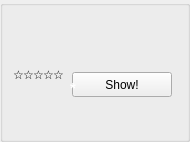
       <widget class="QGroupBox" name="groupBox0">
        <property name="minimumSize">
         <size>
          <width>190</width>
          <height>142</height>
         </size>
        </property>
        <property name="maximumSize">
         <size>
          <width>190</width>
          <height>142</height>
         </size>
        </property>
        <property name="title">
         <string/>
        </property>
        <widget class="MyAvatarLabel" name="label_Avatar0">
         <property name="geometry">
          <rect>
           <x>13</x>
           <y>79</y>
           <width>50</width>
           <height>50</height>
          </rect>
         </property>
         <property name="minimumSize">
          <size>
           <width>50</width>
           <height>50</height>
          </size>
         </property>
         <property name="maximumSize">
          <size>
           <width>50</width>
           <height>50</height>
          </size>
         </property>
         <property name="scaledContents">
          <bool>true</bool>
         </property>
        </widget>
        <widget class="MyNameLabel" name="label_PlayerName0">
         <property name="geometry">
          <rect>
           <x>70</x>
           <y>117</y>
           <width>104</width>
           <height>14</height>
          </rect>
         </property>
         <property name="minimumSize">
          <size>
           <width>0</width>
           <height>14</height>
          </size>
         </property>
         <property name="maximumSize">
          <size>
           <width>16777215</width>
           <height>14</height>
          </size>
         </property>
         <property name="alignment">
          <set>Qt::AlignLeading|Qt::AlignLeft|Qt::AlignTop</set>
         </property>
         <property name="openExternalLinks">
          <bool>true</bool>
         </property>
        </widget>
        <widget class="MySetLabel" name="textLabel_Set0">
         <property name="geometry">
          <rect>
           <x>70</x>
           <y>10</y>
           <width>104</width>
           <height>14</height>
          </rect>
         </property>
         <property name="minimumSize">
          <size>
           <width>0</width>
           <height>14</height>
          </size>
         </property>
         <property name="maximumSize">
          <size>
           <width>16777215</width>
           <height>14</height>
          </size>
         </property>
         <property name="alignment">
          <set>Qt::AlignBottom|Qt::AlignHCenter</set>
         </property>
        </widget>
        <widget class="MyCashLabel" name="textLabel_Cash0">
         <property name="geometry">
          <rect>
           <x>70</x>
           <y>104</y>
           <width>104</width>
           <height>12</height>
          </rect>
         </property>
         <property name="minimumSize">
          <size>
           <width>35</width>
           <height>12</height>
          </size>
         </property>
         <property name="maximumSize">
          <size>
           <width>16777215</width>
           <height>12</height>
          </size>
         </property>
        </widget>
        <widget class="QLabel" name="textLabel_Button0">
         <property name="geometry">
          <rect>
           <x>18</x>
           <y>16</y>
           <width>40</width>
           <height>42</height>
          </rect>
         </property>
         <property name="minimumSize">
          <size>
           <width>40</width>
           <height>42</height>
          </size>
         </property>
         <property name="maximumSize">
          <size>
           <width>40</width>
           <height>42</height>
          </size>
         </property>
         <property name="text">
          <string/>
         </property>
         <property name="scaledContents">
          <bool>true</bool>
         </property>
        </widget>
        <widget class="MyCardsPixmapLabel" name="pixmapLabel_card0a">
         <property name="geometry">
          <rect>
           <x>86</x>
           <y>26</y>
           <width>48</width>
           <height>76</height>
          </rect>
         </property>
         <property name="scaledContents">
          <bool>true</bool>
         </property>
        </widget>
        <widget class="MyCardsPixmapLabel" name="pixmapLabel_card0b">
         <property name="geometry">
          <rect>
           <x>110</x>
           <y>26</y>
           <width>48</width>
           <height>76</height>
          </rect>
         </property>
         <property name="scaledContents">
          <bool>true</bool>
         </property>
        </widget>
        <widget class="MyStatusLabel" name="textLabel_Status0">
         <property name="geometry">
          <rect>
           <x>67</x>
           <y>43</y>
           <width>111</width>
           <height>40</height>
          </rect>
         </property>
         <property name="minimumSize">
          <size>
           <width>0</width>
           <height>20</height>
          </size>
         </property>
         <property name="text">
          <string/>
         </property>
         <property name="alignment">
          <set>Qt::AlignCenter</set>
         </property>
        </widget>
        <widget class="MyTimeoutLabel" name="label_Timeout0">
         <property name="geometry">
          <rect>
           <x>12</x>
           <y>64</y>
           <width>52</width>
           <height>10</height>
          </rect>
         </property>
         <property name="text">
          <string/>
         </property>
        </widget>
        <widget class="MyActionButton" name="pushButton_showMyCards">
         <property name="geometry">
          <rect>
           <x>72</x>
           <y>72</y>
           <width>100</width>
           <height>25</height>
          </rect>
         </property>
         <property name="text">
          <string notr="true">Show!</string>
         </property>
        </widget>
        <widget class="QLabel" name="label_playerTip0">
         <property name="geometry">
          <rect>
           <x>70</x>
           <y>79</y>
           <width>16</width>
           <height>17</height>
          </rect>
         </property>
         <property name="text">
          <string notr="true">&lt;!DOCTYPE HTML PUBLIC &quot;-//W3C//DTD HTML 4.0//EN&quot; &quot;http://www.w3.org/TR/REC-html40/strict.dtd&quot;&gt;
&lt;html&gt;&lt;head&gt;&lt;meta name=&quot;qrichtext&quot; content=&quot;1&quot; /&gt;&lt;style type=&quot;text/css&quot;&gt;
p, li { white-space: pre-wrap; }
&lt;/style&gt;&lt;/head&gt;&lt;body style=&quot; font-family:'Ubuntu'; font-size:11pt; font-weight:400; font-style:normal;&quot;&gt;
&lt;p style=&quot; margin-top:0px; margin-bottom:0px; margin-left:0px; margin-right:0px; -qt-block-indent:0; text-indent:0px;&quot;&gt;&lt;span style=&quot; font-weight:600; color:#ffffff;&quot;&gt;*&lt;/span&gt;&lt;/p&gt;&lt;/body&gt;&lt;/html&gt;</string>
         </property>
        </widget>
        <widget class="QLabel" name="label_Star30">
         <property name="geometry">
          <rect>
           <x>33</x>
           <y>67</y>
           <width>12</width>
           <height>12</height>
          </rect>
         </property>
         <property name="text">
          <string notr="true">&lt;a&gt;&amp;#9734;&lt;/a&gt;</string>
         </property>
        </widget>
        <widget class="QLabel" name="label_Star20">
         <property name="geometry">
          <rect>
           <x>23</x>
           <y>67</y>
           <width>12</width>
           <height>12</height>
          </rect>
         </property>
         <property name="text">
          <string notr="true">&lt;a&gt;&amp;#9734;&lt;/a&gt;</string>
         </property>
        </widget>
        <widget class="QLabel" name="label_Star50">
         <property name="geometry">
          <rect>
           <x>53</x>
           <y>67</y>
           <width>12</width>
           <height>12</height>
          </rect>
         </property>
         <property name="text">
          <string notr="true">&lt;a&gt;&amp;#9734;&lt;/a&gt;</string>
         </property>
        </widget>
        <widget class="QLabel" name="label_Star40">
         <property name="geometry">
          <rect>
           <x>43</x>
           <y>67</y>
           <width>12</width>
           <height>12</height>
          </rect>
         </property>
         <property name="text">
          <string notr="true">&lt;a&gt;&amp;#9734;&lt;/a&gt;</string>
         </property>
        </widget>
        <widget class="QLabel" name="label_Star10">
         <property name="geometry">
          <rect>
           <x>13</x>
           <y>67</y>
           <width>12</width>
           <height>12</height>
          </rect>
         </property>
         <property name="text">
          <string notr="true">&lt;a&gt;&amp;#9734;&lt;/a&gt;</string>
         </property>
        </widget>
       </widget>
